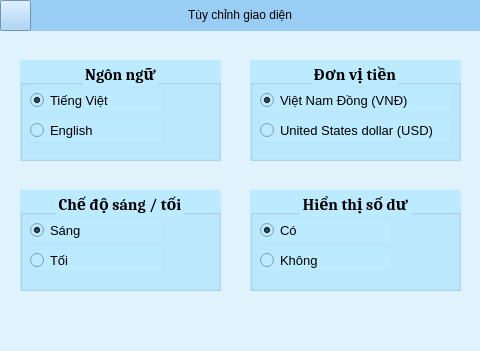
<?xml version="1.0" encoding="UTF-8"?>
<ui version="4.0">
 <class>cdgiaodien_form</class>
 <widget class="QMainWindow" name="cdgiaodien_form">
  <property name="geometry">
   <rect>
    <x>0</x>
    <y>0</y>
    <width>480</width>
    <height>351</height>
   </rect>
  </property>
  <property name="windowTitle">
   <string>Tùy chỉnh giao diện</string>
  </property>
  <property name="styleSheet">
   <string notr="true">background-color: rgb(224, 243, 253);</string>
  </property>
  <widget class="QWidget" name="centralwidget">
   <widget class="QLabel" name="label">
    <property name="geometry">
     <rect>
      <x>0</x>
      <y>0</y>
      <width>480</width>
      <height>31</height>
     </rect>
    </property>
    <property name="styleSheet">
     <string notr="true">background-color: rgb(154, 205, 244);
font: 16pt &quot;Cambria&quot;;</string>
    </property>
    <property name="text">
     <string>&lt;html&gt;&lt;head/&gt;&lt;body&gt;&lt;p align=&quot;center&quot;&gt;Tùy chỉnh giao diện&lt;/p&gt;&lt;/body&gt;&lt;/html&gt;</string>
    </property>
   </widget>
   <widget class="QPushButton" name="btn_return">
    <property name="geometry">
     <rect>
      <x>0</x>
      <y>0</y>
      <width>31</width>
      <height>31</height>
     </rect>
    </property>
    <property name="styleSheet">
     <string notr="true">background-color: rgb(154, 205, 244);</string>
    </property>
    <property name="text">
     <string/>
    </property>
    <property name="icon">
     <iconset>
      <normaloff>images/ic_return.png</normaloff>images/ic_return.png</iconset>
    </property>
   </widget>
   <widget class="QGroupBox" name="grb_ngonngu">
    <property name="geometry">
     <rect>
      <x>20</x>
      <y>60</y>
      <width>201</width>
      <height>101</height>
     </rect>
    </property>
    <property name="font">
     <font>
      <family>Cambria</family>
      <pointsize>12</pointsize>
      <weight>75</weight>
      <bold>true</bold>
     </font>
    </property>
    <property name="styleSheet">
     <string notr="true">background-color: rgb(188, 234, 255);</string>
    </property>
    <property name="title">
     <string>Ngôn ngữ</string>
    </property>
    <property name="alignment">
     <set>Qt::AlignCenter</set>
    </property>
    <widget class="QRadioButton" name="rdb_tiengviet">
     <property name="geometry">
      <rect>
       <x>10</x>
       <y>30</y>
       <width>131</width>
       <height>21</height>
      </rect>
     </property>
     <property name="font">
      <font>
       <pointsize>10</pointsize>
      </font>
     </property>
     <property name="text">
      <string>Tiếng Việt</string>
     </property>
     <property name="checked">
      <bool>true</bool>
     </property>
    </widget>
    <widget class="QRadioButton" name="rdb_english">
     <property name="geometry">
      <rect>
       <x>10</x>
       <y>60</y>
       <width>131</width>
       <height>21</height>
      </rect>
     </property>
     <property name="font">
      <font>
       <pointsize>10</pointsize>
      </font>
     </property>
     <property name="text">
      <string>English</string>
     </property>
    </widget>
   </widget>
   <widget class="QGroupBox" name="grb_donvitien">
    <property name="geometry">
     <rect>
      <x>250</x>
      <y>60</y>
      <width>211</width>
      <height>101</height>
     </rect>
    </property>
    <property name="font">
     <font>
      <family>Cambria</family>
      <pointsize>12</pointsize>
      <weight>75</weight>
      <bold>true</bold>
     </font>
    </property>
    <property name="styleSheet">
     <string notr="true">background-color: rgb(188, 234, 255);</string>
    </property>
    <property name="title">
     <string>Đơn vị tiền</string>
    </property>
    <property name="alignment">
     <set>Qt::AlignCenter</set>
    </property>
    <widget class="QRadioButton" name="rdb_vnd">
     <property name="geometry">
      <rect>
       <x>10</x>
       <y>30</y>
       <width>191</width>
       <height>21</height>
      </rect>
     </property>
     <property name="font">
      <font>
       <pointsize>10</pointsize>
      </font>
     </property>
     <property name="text">
      <string>Việt Nam Đồng (VNĐ)</string>
     </property>
     <property name="checked">
      <bool>true</bool>
     </property>
    </widget>
    <widget class="QRadioButton" name="rdb_usd">
     <property name="geometry">
      <rect>
       <x>10</x>
       <y>60</y>
       <width>191</width>
       <height>21</height>
      </rect>
     </property>
     <property name="font">
      <font>
       <pointsize>10</pointsize>
      </font>
     </property>
     <property name="text">
      <string>United States dollar (USD)</string>
     </property>
    </widget>
   </widget>
   <widget class="QGroupBox" name="grb_chedosang">
    <property name="geometry">
     <rect>
      <x>20</x>
      <y>190</y>
      <width>201</width>
      <height>101</height>
     </rect>
    </property>
    <property name="font">
     <font>
      <family>Cambria</family>
      <pointsize>12</pointsize>
      <weight>75</weight>
      <bold>true</bold>
     </font>
    </property>
    <property name="styleSheet">
     <string notr="true">background-color: rgb(188, 234, 255);</string>
    </property>
    <property name="title">
     <string>Chế độ sáng / tối</string>
    </property>
    <property name="alignment">
     <set>Qt::AlignCenter</set>
    </property>
    <widget class="QRadioButton" name="rdb_sang">
     <property name="geometry">
      <rect>
       <x>10</x>
       <y>30</y>
       <width>131</width>
       <height>21</height>
      </rect>
     </property>
     <property name="font">
      <font>
       <pointsize>10</pointsize>
      </font>
     </property>
     <property name="text">
      <string>Sáng</string>
     </property>
     <property name="checked">
      <bool>true</bool>
     </property>
    </widget>
    <widget class="QRadioButton" name="rdb_toi">
     <property name="geometry">
      <rect>
       <x>10</x>
       <y>60</y>
       <width>131</width>
       <height>21</height>
      </rect>
     </property>
     <property name="font">
      <font>
       <pointsize>10</pointsize>
      </font>
     </property>
     <property name="text">
      <string>Tối</string>
     </property>
    </widget>
   </widget>
   <widget class="QGroupBox" name="grb_hienthisodu">
    <property name="geometry">
     <rect>
      <x>250</x>
      <y>190</y>
      <width>211</width>
      <height>101</height>
     </rect>
    </property>
    <property name="font">
     <font>
      <family>Cambria</family>
      <pointsize>12</pointsize>
      <weight>75</weight>
      <bold>true</bold>
     </font>
    </property>
    <property name="styleSheet">
     <string notr="true">background-color: rgb(188, 234, 255);</string>
    </property>
    <property name="title">
     <string>Hiển thị số dư</string>
    </property>
    <property name="alignment">
     <set>Qt::AlignCenter</set>
    </property>
    <widget class="QRadioButton" name="rdb_co">
     <property name="geometry">
      <rect>
       <x>10</x>
       <y>30</y>
       <width>131</width>
       <height>21</height>
      </rect>
     </property>
     <property name="font">
      <font>
       <pointsize>10</pointsize>
      </font>
     </property>
     <property name="text">
      <string>Có</string>
     </property>
     <property name="checked">
      <bool>true</bool>
     </property>
    </widget>
    <widget class="QRadioButton" name="rdb_khong">
     <property name="geometry">
      <rect>
       <x>10</x>
       <y>60</y>
       <width>131</width>
       <height>21</height>
      </rect>
     </property>
     <property name="font">
      <font>
       <pointsize>10</pointsize>
      </font>
     </property>
     <property name="text">
      <string>Không</string>
     </property>
    </widget>
   </widget>
  </widget>
  <widget class="QMenuBar" name="menubar">
   <property name="geometry">
    <rect>
     <x>0</x>
     <y>0</y>
     <width>480</width>
     <height>18</height>
    </rect>
   </property>
  </widget>
  <widget class="QStatusBar" name="statusbar"/>
 </widget>
 <resources/>
 <connections/>
</ui>
